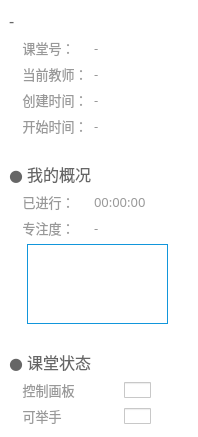
          <widget class="QWidget" name="scrollAreaWidgetContents">
           <property name="geometry">
            <rect>
             <x>0</x>
             <y>0</y>
             <width>198</width>
             <height>437</height>
            </rect>
           </property>
           <property name="minimumSize">
            <size>
             <width>198</width>
             <height>0</height>
            </size>
           </property>
           <property name="maximumSize">
            <size>
             <width>198</width>
             <height>16777215</height>
            </size>
           </property>
           <property name="styleSheet">
            <string notr="true">QWidget {
	border: none;
	background-color: #ffffff;
}</string>
           </property>
           <layout class="QGridLayout" name="gridLayout_8">
            <property name="leftMargin">
             <number>9</number>
            </property>
            <property name="topMargin">
             <number>9</number>
            </property>
            <property name="rightMargin">
             <number>9</number>
            </property>
            <property name="bottomMargin">
             <number>9</number>
            </property>
            <item row="10" column="0" colspan="3">
             <widget class="QLabel" name="label_4">
              <property name="font">
               <font>
                <family>微软雅黑</family>
                <pointsize>10</pointsize>
               </font>
              </property>
              <property name="styleSheet">
               <string notr="true">QLabel {
	border: none;
	background: none;
	color: #999999;
}</string>
              </property>
              <property name="text">
               <string>    已进行：</string>
              </property>
             </widget>
            </item>
            <item row="14" column="0" colspan="7">
             <widget class="QLabel" name="label_20">
              <property name="font">
               <font>
                <family>微软雅黑</family>
                <pointsize>12</pointsize>
               </font>
              </property>
              <property name="styleSheet">
               <string notr="true">QLabel {
	border: none;
	background: none;
	color: #666666;
}</string>
              </property>
              <property name="text">
               <string>● 课堂状态</string>
              </property>
             </widget>
            </item>
            <item row="10" column="3" colspan="4">
             <widget class="QLabel" name="last_time_text">
              <property name="font">
               <font>
                <family>微软雅黑</family>
                <pointsize>10</pointsize>
               </font>
              </property>
              <property name="styleSheet">
               <string notr="true">QLabel {
	border: none;
	background: none;
	color: #999999;
}</string>
              </property>
              <property name="text">
               <string>00:00:00</string>
              </property>
              <property name="alignment">
               <set>Qt::AlignLeading|Qt::AlignLeft|Qt::AlignVCenter</set>
              </property>
             </widget>
            </item>
            <item row="11" column="3" colspan="4">
             <widget class="QLabel" name="concentration_min_text">
              <property name="font">
               <font>
                <family>微软雅黑</family>
                <pointsize>10</pointsize>
               </font>
              </property>
              <property name="styleSheet">
               <string notr="true">QLabel {
	border: none;
	background: none;
	color: #999999;
}</string>
              </property>
              <property name="text">
               <string>-</string>
              </property>
              <property name="alignment">
               <set>Qt::AlignLeading|Qt::AlignLeft|Qt::AlignVCenter</set>
              </property>
             </widget>
            </item>
            <item row="3" column="0" colspan="3">
             <widget class="QLabel" name="label_24">
              <property name="font">
               <font>
                <family>微软雅黑</family>
                <pointsize>10</pointsize>
               </font>
              </property>
              <property name="styleSheet">
               <string notr="true">QLabel {
	border: none;
	background: none;
	color: #999999;
}</string>
              </property>
              <property name="text">
               <string>    当前教师：</string>
              </property>
              <property name="alignment">
               <set>Qt::AlignLeading|Qt::AlignLeft|Qt::AlignVCenter</set>
              </property>
             </widget>
            </item>
            <item row="11" column="0" colspan="3">
             <widget class="QLabel" name="label_15">
              <property name="font">
               <font>
                <family>微软雅黑</family>
                <pointsize>10</pointsize>
               </font>
              </property>
              <property name="styleSheet">
               <string notr="true">QLabel {
	border: none;
	background: none;
	color: #999999;
}</string>
              </property>
              <property name="text">
               <string>    专注度：</string>
              </property>
             </widget>
            </item>
            <item row="5" column="0" colspan="3">
             <widget class="QLabel" name="label_31">
              <property name="font">
               <font>
                <family>微软雅黑</family>
                <pointsize>10</pointsize>
               </font>
              </property>
              <property name="styleSheet">
               <string notr="true">QLabel {
	border: none;
	background: none;
	color: #999999;
}</string>
              </property>
              <property name="text">
               <string>    开始时间：</string>
              </property>
              <property name="alignment">
               <set>Qt::AlignLeading|Qt::AlignLeft|Qt::AlignVCenter</set>
              </property>
             </widget>
            </item>
            <item row="2" column="3" colspan="4">
             <widget class="QLabel" name="lesson_id_text">
              <property name="font">
               <font>
                <family>微软雅黑</family>
                <pointsize>10</pointsize>
               </font>
              </property>
              <property name="styleSheet">
               <string notr="true">QLabel {
	border: none;
	background: none;
	color: #999999;
}</string>
              </property>
              <property name="text">
               <string>-</string>
              </property>
             </widget>
            </item>
            <item row="1" column="0" colspan="7">
             <widget class="QLabel" name="room_name_text">
              <property name="font">
               <font>
                <family>微软雅黑</family>
                <pointsize>12</pointsize>
               </font>
              </property>
              <property name="styleSheet">
               <string notr="true">QLabel {
	border: none;
	background: none;
	color: #666666;
}</string>
              </property>
              <property name="text">
               <string>-</string>
              </property>
             </widget>
            </item>
            <item row="3" column="3" colspan="4">
             <widget class="QLabel" name="teacher_name_text">
              <property name="font">
               <font>
                <family>微软雅黑</family>
                <pointsize>10</pointsize>
               </font>
              </property>
              <property name="styleSheet">
               <string notr="true">QLabel {
	border: none;
	background: none;
	color: #999999;
}</string>
              </property>
              <property name="text">
               <string>-</string>
              </property>
             </widget>
            </item>
            <item row="18" column="0" colspan="7">
             <spacer name="verticalSpacer_5">
              <property name="orientation">
               <enum>Qt::Vertical</enum>
              </property>
              <property name="sizeHint" stdset="0">
               <size>
                <width>171</width>
                <height>548</height>
               </size>
              </property>
             </spacer>
            </item>
            <item row="2" column="0" colspan="3">
             <widget class="QLabel" name="label_18">
              <property name="font">
               <font>
                <family>微软雅黑</family>
                <pointsize>10</pointsize>
               </font>
              </property>
              <property name="styleSheet">
               <string notr="true">QLabel {
	border: none;
	background: none;
	color: #999999;
}</string>
              </property>
              <property name="text">
               <string>    课堂号：</string>
              </property>
              <property name="alignment">
               <set>Qt::AlignLeading|Qt::AlignLeft|Qt::AlignVCenter</set>
              </property>
             </widget>
            </item>
            <item row="8" column="0" colspan="7">
             <spacer name="verticalSpacer_6">
              <property name="orientation">
               <enum>Qt::Vertical</enum>
              </property>
              <property name="sizeType">
               <enum>QSizePolicy::Fixed</enum>
              </property>
              <property name="sizeHint" stdset="0">
               <size>
                <width>20</width>
                <height>20</height>
               </size>
              </property>
             </spacer>
            </item>
            <item row="15" column="3" colspan="4">
             <widget class="QCheckBox" name="checkBox">
              <property name="enabled">
               <bool>false</bool>
              </property>
              <property name="sizePolicy">
               <sizepolicy hsizetype="Minimum" vsizetype="Fixed">
                <horstretch>0</horstretch>
                <verstretch>0</verstretch>
               </sizepolicy>
              </property>
              <property name="minimumSize">
               <size>
                <width>27</width>
                <height>16</height>
               </size>
              </property>
              <property name="maximumSize">
               <size>
                <width>16777215</width>
                <height>16</height>
               </size>
              </property>
              <property name="styleSheet">
               <string notr="true">QCheckBox {
	padding-left: 30px;
}

QCheckBox::indicator {
    width: 27px;
    height: 16px;
	background: none;
}

QCheckBox::indicator:unchecked {
	image: url(:/button/Resources/material/button/turn_off.png);
}

QCheckBox::indicator:checked {
    image: url(:/button/Resources/material/button/turn_on.png);
}</string>
              </property>
              <property name="text">
               <string/>
              </property>
              <property name="tristate">
               <bool>false</bool>
              </property>
             </widget>
            </item>
            <item row="16" column="3" colspan="4">
             <widget class="QCheckBox" name="checkBox_3">
              <property name="enabled">
               <bool>false</bool>
              </property>
              <property name="sizePolicy">
               <sizepolicy hsizetype="Minimum" vsizetype="Fixed">
                <horstretch>0</horstretch>
                <verstretch>0</verstretch>
               </sizepolicy>
              </property>
              <property name="minimumSize">
               <size>
                <width>27</width>
                <height>16</height>
               </size>
              </property>
              <property name="maximumSize">
               <size>
                <width>16777215</width>
                <height>16</height>
               </size>
              </property>
              <property name="styleSheet">
               <string notr="true">QCheckBox {
	padding-left: 30px;
}

QCheckBox::indicator {
    width: 27px;
    height: 16px;
	background: none;
}

QCheckBox::indicator:unchecked {
	image: url(:/button/Resources/material/button/turn_off.png);
}

QCheckBox::indicator:checked {
    image: url(:/button/Resources/material/button/turn_on.png);
}</string>
              </property>
              <property name="text">
               <string/>
              </property>
              <property name="tristate">
               <bool>false</bool>
              </property>
             </widget>
            </item>
            <item row="5" column="3" colspan="4">
             <widget class="QLabel" name="begin_time_text">
              <property name="font">
               <font>
                <family>微软雅黑</family>
                <pointsize>10</pointsize>
               </font>
              </property>
              <property name="styleSheet">
               <string notr="true">QLabel {
	border: none;
	background: none;
	color: #999999;
}</string>
              </property>
              <property name="text">
               <string>-</string>
              </property>
             </widget>
            </item>
            <item row="4" column="0" colspan="3">
             <widget class="QLabel" name="label_19">
              <property name="font">
               <font>
                <family>微软雅黑</family>
                <pointsize>10</pointsize>
               </font>
              </property>
              <property name="styleSheet">
               <string notr="true">QLabel {
	border: none;
	background: none;
	color: #999999;
}</string>
              </property>
              <property name="text">
               <string>    创建时间：</string>
              </property>
              <property name="alignment">
               <set>Qt::AlignLeading|Qt::AlignLeft|Qt::AlignVCenter</set>
              </property>
             </widget>
            </item>
            <item row="16" column="0" colspan="3">
             <widget class="QLabel" name="label_23">
              <property name="font">
               <font>
                <family>微软雅黑</family>
                <pointsize>10</pointsize>
               </font>
              </property>
              <property name="styleSheet">
               <string notr="true">QLabel {
	border: none;
	background: none;
	color: #999999;
}</string>
              </property>
              <property name="text">
               <string>    可举手</string>
              </property>
             </widget>
            </item>
            <item row="13" column="0" colspan="7">
             <spacer name="verticalSpacer_7">
              <property name="orientation">
               <enum>Qt::Vertical</enum>
              </property>
              <property name="sizeType">
               <enum>QSizePolicy::Fixed</enum>
              </property>
              <property name="sizeHint" stdset="0">
               <size>
                <width>20</width>
                <height>20</height>
               </size>
              </property>
             </spacer>
            </item>
            <item row="12" column="0" colspan="7">
             <widget class="QWidget" name="widget_content" native="true">
              <property name="minimumSize">
               <size>
                <width>0</width>
                <height>80</height>
               </size>
              </property>
              <property name="maximumSize">
               <size>
                <width>16777215</width>
                <height>120</height>
               </size>
              </property>
              <property name="styleSheet">
               <string notr="true"/>
              </property>
              <widget class="QtCharts::QChartView" name="concentration_area_chart_min_widget" native="true">
               <property name="geometry">
                <rect>
                 <x>18</x>
                 <y>0</y>
                 <width>141</width>
                 <height>80</height>
                </rect>
               </property>
               <property name="styleSheet">
                <string notr="true">border: 1px solid #1296db;</string>
               </property>
              </widget>
             </widget>
            </item>
            <item row="4" column="3" colspan="4">
             <widget class="QLabel" name="create_time_text">
              <property name="font">
               <font>
                <family>微软雅黑</family>
                <pointsize>10</pointsize>
               </font>
              </property>
              <property name="styleSheet">
               <string notr="true">QLabel {
	border: none;
	background: none;
	color: #999999;
}</string>
              </property>
              <property name="text">
               <string>-</string>
              </property>
             </widget>
            </item>
            <item row="9" column="0" colspan="7">
             <widget class="QLabel" name="label_17">
              <property name="font">
               <font>
                <family>微软雅黑</family>
                <pointsize>12</pointsize>
               </font>
              </property>
              <property name="styleSheet">
               <string notr="true">QLabel {
	border: none;
	background: none;
	color: #666666;
}</string>
              </property>
              <property name="text">
               <string>● 我的概况</string>
              </property>
             </widget>
            </item>
            <item row="15" column="0" colspan="3">
             <widget class="QLabel" name="label_21">
              <property name="font">
               <font>
                <family>微软雅黑</family>
                <pointsize>10</pointsize>
               </font>
              </property>
              <property name="styleSheet">
               <string notr="true">QLabel {
	border: none;
	background: none;
	color: #999999;
}</string>
              </property>
              <property name="text">
               <string>    控制画板</string>
              </property>
             </widget>
            </item>
           </layout>
          </widget>
